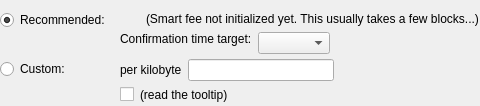
                                    <widget class="QFrame" name="frameFeeSelection">
                                        <layout class="QVBoxLayout" name="verticalLayoutFee12">
                                            <property name="spacing">
                                                <number>0</number>
                                            </property>
                                            <property name="leftMargin">
                                                <number>0</number>
                                            </property>
                                            <property name="topMargin">
                                                <number>0</number>
                                            </property>
                                            <property name="rightMargin">
                                                <number>0</number>
                                            </property>
                                            <property name="bottomMargin">
                                                <number>0</number>
                                            </property>
                                            <item>
                                                <layout class="QGridLayout" name="gridLayoutFee">
                                                    <property name="topMargin">
                                                        <number>10</number>
                                                    </property>
                                                    <property name="bottomMargin">
                                                        <number>4</number>
                                                    </property>
                                                    <property name="horizontalSpacing">
                                                        <number>10</number>
                                                    </property>
                                                    <property name="verticalSpacing">
                                                        <number>4</number>
                                                    </property>
                                                    <item row="1" column="1">
                                                        <layout class="QVBoxLayout" name="verticalLayoutFee8">
                                                            <property name="spacing">
                                                                <number>6</number>
                                                            </property>
                                                            <item>
                                                                <layout class="QHBoxLayout" name="horizontalLayoutFee13">
                                                                    <item>
                                                                        <widget class="QLabel" name="labelCustomPerKilobyte">
                                                                            <property name="toolTip">
                                                                                <string>If the custom fee is set to 1000 duffs and the transaction is only 250 bytes, then &quot;per kilobyte&quot; only pays 250 duffs in fee,&lt;br /&gt;while &quot;at least&quot; pays 1000 duffs. For transactions bigger than a kilobyte both pay by kilobyte.</string>
                                                                            </property>
                                                                            <property name="text">
                                                                                <string>per kilobyte</string>
                                                                            </property>
                                                                        </widget>
                                                                    </item>
                                                                    <item>
                                                                        <widget class="BitcoinAmountField" name="customFee"/>
                                                                    </item>
                                                                    <item>
                                                                        <spacer name="horizontalSpacer_6">
                                                                            <property name="orientation">
                                                                                <enum>Qt::Horizontal</enum>
                                                                            </property>
                                                                            <property name="sizeHint" stdset="0">
                                                                                <size>
                                                                                    <width>1</width>
                                                                                    <height>1</height>
                                                                                </size>
                                                                            </property>
                                                                        </spacer>
                                                                    </item>
                                                                </layout>
                                                            </item>
                                                            <item>
                                                                <layout class="QHBoxLayout" name="horizontalLayoutFee8">
                                                                    <item>
                                                                        <widget class="QCheckBox" name="checkBoxMinimumFee">
                                                                            <property name="toolTip">
                                                                                <string>Paying only the minimum fee is just fine as long as there is less transaction volume than space in the blocks.&lt;br /&gt;But be aware that this can end up in a never confirming transaction once there is more demand for memeium transactions than the network can process.</string>
                                                                            </property>
                                                                            <property name="text">
                                                                                <string/>
                                                                            </property>
                                                                        </widget>
                                                                    </item>
                                                                    <item>
                                                                        <widget class="QLabel" name="labelMinFeeWarning">
                                                                            <property name="enabled">
                                                                                <bool>true</bool>
                                                                            </property>
                                                                            <property name="toolTip">
                                                                                <string>Paying only the minimum fee is just fine as long as there is less transaction volume than space in the blocks.&lt;br /&gt;But be aware that this can end up in a never confirming transaction once there is more demand for memeium transactions than the network can process.</string>
                                                                            </property>
                                                                            <property name="text">
                                                                                <string>(read the tooltip)</string>
                                                                            </property>
                                                                            <property name="margin">
                                                                                <number>5</number>
                                                                            </property>
                                                                        </widget>
                                                                    </item>
                                                                    <item>
                                                                        <spacer name="horizontalSpacer_2">
                                                                            <property name="orientation">
                                                                                <enum>Qt::Horizontal</enum>
                                                                            </property>
                                                                            <property name="sizeHint" stdset="0">
                                                                                <size>
                                                                                    <width>1</width>
                                                                                    <height>1</height>
                                                                                </size>
                                                                            </property>
                                                                        </spacer>
                                                                    </item>
                                                                </layout>
                                                            </item>
                                                        </layout>
                                                    </item>
                                                    <item row="0" column="0">
                                                        <layout class="QVBoxLayout" name="verticalLayoutFee4" stretch="0,1">
                                                            <item>
                                                                <widget class="QRadioButton" name="radioSmartFee">
                                                                    <property name="text">
                                                                        <string>Recommended:</string>
                                                                    </property>
                                                                    <property name="checked">
                                                                        <bool>true</bool>
                                                                    </property>
                                                                    <attribute name="buttonGroup">
                                                                        <string notr="true">groupFee</string>
                                                                    </attribute>
                                                                </widget>
                                                            </item>
                                                            <item>
                                                                <spacer name="verticalSpacer_2">
                                                                    <property name="orientation">
                                                                        <enum>Qt::Vertical</enum>
                                                                    </property>
                                                                    <property name="sizeHint" stdset="0">
                                                                        <size>
                                                                            <width>1</width>
                                                                            <height>1</height>
                                                                        </size>
                                                                    </property>
                                                                </spacer>
                                                            </item>
                                                        </layout>
                                                    </item>
                                                    <item row="1" column="0">
                                                        <layout class="QVBoxLayout" name="verticalLayoutFee9" stretch="0,1">
                                                            <item>
                                                                <widget class="QRadioButton" name="radioCustomFee">
                                                                    <property name="text">
                                                                        <string>Custom:</string>
                                                                    </property>
                                                                    <attribute name="buttonGroup">
                                                                        <string notr="true">groupFee</string>
                                                                    </attribute>
                                                                </widget>
                                                            </item>
                                                            <item>
                                                                <spacer name="verticalSpacer_6">
                                                                    <property name="orientation">
                                                                        <enum>Qt::Vertical</enum>
                                                                    </property>
                                                                    <property name="sizeHint" stdset="0">
                                                                        <size>
                                                                            <width>1</width>
                                                                            <height>1</height>
                                                                        </size>
                                                                    </property>
                                                                </spacer>
                                                            </item>
                                                        </layout>
                                                    </item>
                                                    <item row="0" column="1">
                                                        <layout class="QVBoxLayout" name="verticalLayoutFee3" stretch="0,0,1">
                                                            <property name="spacing">
                                                                <number>6</number>
                                                            </property>
                                                            <property name="topMargin">
                                                                <number>2</number>
                                                            </property>
                                                            <item>
                                                                <layout class="QHBoxLayout" name="horizontalLayoutFee12">
                                                                    <item>
                                                                        <widget class="QLabel" name="labelSmartFee">
                                                                            <property name="text">
                                                                                <string/>
                                                                            </property>
                                                                            <property name="margin">
                                                                                <number>2</number>
                                                                            </property>
                                                                        </widget>
                                                                    </item>
                                                                    <item>
                                                                        <widget class="QLabel" name="labelFeeEstimation">
                                                                            <property name="text">
                                                                                <string/>
                                                                            </property>
                                                                        </widget>
                                                                    </item>
                                                                    <item>
                                                                        <widget class="QLabel" name="labelSmartFee2">
                                                                            <property name="text">
                                                                                <string>(Smart fee not initialized yet. This usually takes a few blocks...)</string>
                                                                            </property>
                                                                            <property name="margin">
                                                                                <number>2</number>
                                                                            </property>
                                                                        </widget>
                                                                    </item>
                                                                    <item>
                                                                        <spacer name="horizontalSpacer_5">
                                                                            <property name="orientation">
                                                                                <enum>Qt::Horizontal</enum>
                                                                            </property>
                                                                            <property name="sizeHint" stdset="0">
                                                                                <size>
                                                                                    <width>1</width>
                                                                                    <height>1</height>
                                                                                </size>
                                                                            </property>
                                                                        </spacer>
                                                                    </item>
                                                                </layout>
                                                            </item>
                                                            <item>
                                                                <layout class="QHBoxLayout" name="horizontalLayoutFee9">
                                                                    <item>
                                                                        <layout class="QVBoxLayout" name="verticalLayoutFee6">
                                                                            <item>
                                                                                <widget class="QLabel" name="labelSmartFee3">
                                                                                    <property name="text">
                                                                                        <string>Confirmation time target:</string>
                                                                                    </property>
                                                                                    <property name="margin">
                                                                                        <number>2</number>
                                                                                    </property>
                                                                                </widget>
                                                                            </item>
                                                                            <item>
                                                                                <spacer name="verticalSpacer_3">
                                                                                    <property name="orientation">
                                                                                        <enum>Qt::Vertical</enum>
                                                                                    </property>
                                                                                    <property name="sizeHint" stdset="0">
                                                                                        <size>
                                                                                            <width>1</width>
                                                                                            <height>1</height>
                                                                                        </size>
                                                                                    </property>
                                                                                </spacer>
                                                                            </item>
                                                                        </layout>
                                                                    </item>
                                                                    <item>
                                                                        <layout class="QVBoxLayout" name="verticalLayoutFee5">
                                                                            <property name="rightMargin">
                                                                                <number>30</number>
                                                                            </property>
                                                                            <item>
                                                                                <layout class="QHBoxLayout" name="horizontalLayoutConfTarget">
                                                                                    <property name="bottomMargin">
                                                                                        <number>0</number>
                                                                                    </property>
                                                                                    <item>
                                                                                        <widget class="QComboBox" name="confTargetSelector"/>
                                                                                    </item>
                                                                                    <item>
                                                                                        <spacer name="horizontalSpacerConfTarget">
                                                                                            <property name="orientation">
                                                                                                <enum>Qt::Horizontal</enum>
                                                                                            </property>
                                                                                            <property name="sizeHint" stdset="0">
                                                                                                <size>
                                                                                                    <width>40</width>
                                                                                                    <height>20</height>
                                                                                                </size>
                                                                                            </property>
                                                                                        </spacer>
                                                                                    </item>
                                                                                </layout>
                                                                            </item>
                                                                        </layout>
                                                                    </item>
                                                                </layout>
                                                            </item>
                                                            <item>
                                                                <spacer name="verticalSpacer_4">
                                                                    <property name="orientation">
                                                                        <enum>Qt::Vertical</enum>
                                                                    </property>
                                                                    <property name="sizeHint" stdset="0">
                                                                        <size>
                                                                            <width>1</width>
                                                                            <height>1</height>
                                                                        </size>
                                                                    </property>
                                                                </spacer>
                                                            </item>
                                                        </layout>
                                                    </item>
                                                </layout>
                                            </item>
                                        </layout>
                                    </widget>
